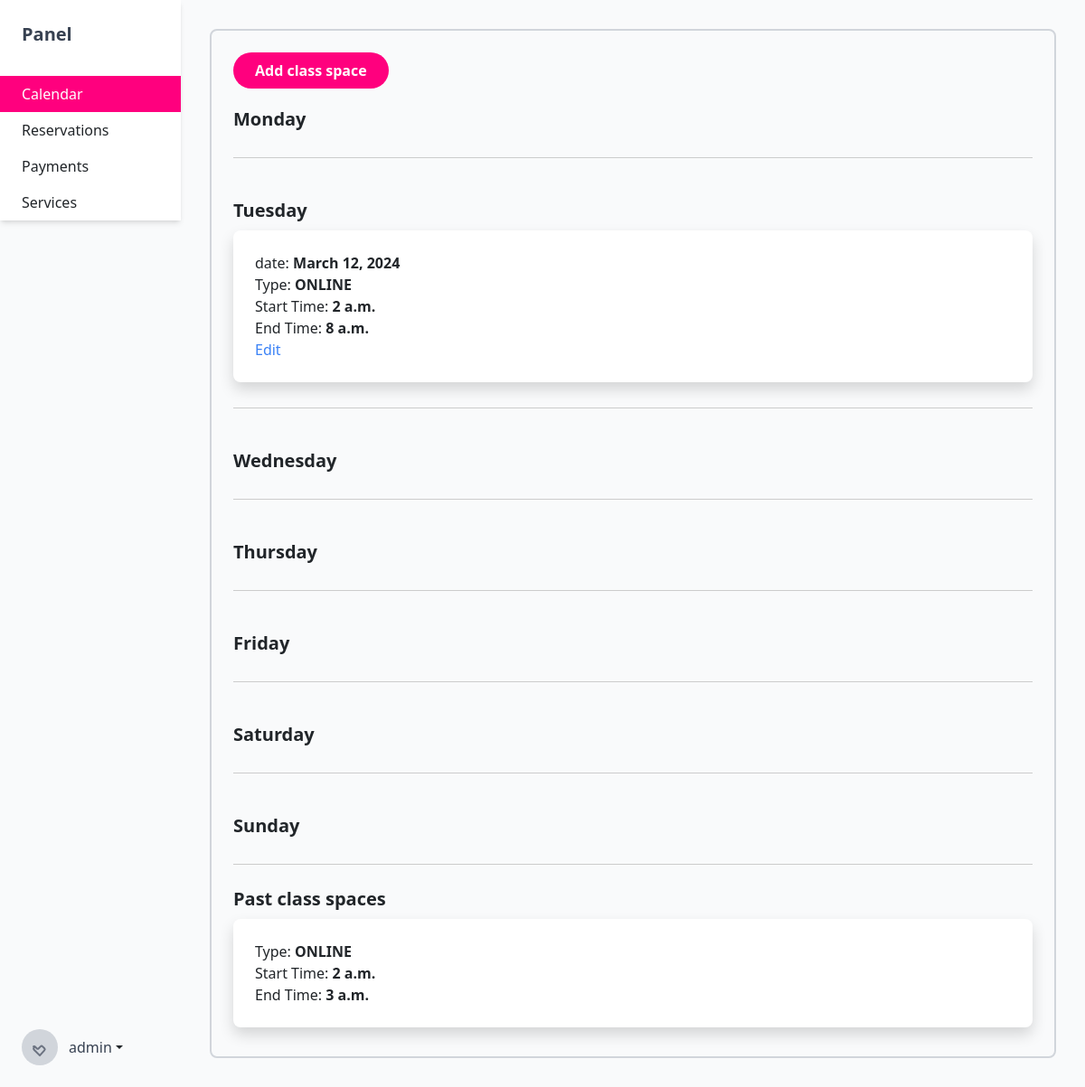
Screenshot of /panel/calendar (signed in) with the database file from the repository.
### panel/models.py (models this page shows, shortened)
class ClassSpaceModel(models.Model):
    SPACE_TYPES = [
        ("ONLINE", "Online"),
        ("OFFLINE", "Offline"),
    ]
    space_type = models.CharField(max_length=7, choices=SPACE_TYPES, default="ONLINE")
    day = models.DateField()
    start_time = models.TimeField()
    end_time = models.TimeField()
    week_cyclic = models.BooleanField(default=False)
    timezone = models.CharField(default="UTC", max_length=30)
    class Meta:
        app_label = "panel"

### panel/views.py (the view)
# urls.py: path("calendar", superuser_required(calendar_panel_view), name="calendar"),
def calendar_panel_view(request):
    class_spaces = ClassSpaceModel.objects.all()
    class_spaces_by_day = {
        "Monday": [],
        "Tuesday": [],
        "Wednesday": [],
        "Thursday": [],
        "Friday": [],
        "Saturday": [],
        "Sunday": [],
    }
    past_class_spaces = []
    for class_space in class_spaces:
        if class_space.week_cyclic != True and class_space.day < datetime.date.today():
            past_class_spaces.append(class_space)
            continue
        day_name = class_space.day.strftime("%A")
        class_spaces_by_day[day_name].append(class_space)
    return render(
        request,
        "panel/calendar.html",
        context={
            "class_spaces_by_day": class_spaces_by_day,
            "past_class_spaces": past_class_spaces,
        },
    )

### class_reservation/urls.py (called while the page is built)
def is_superuser(user):
    return user.is_superuser

def superuser_required(view_func):
    return user_passes_test(lambda user: is_superuser(user))(view_func)

### templates/panel/calendar.html (shortened to what this page needs)
{% extends "panel/panel.base.html" %}
{% block content %}
<div>
  <div class="class-spaces">
    <button class="add-space main-color hover:secundary-color text-white font-bold py-2 px-4 rounded-full" onclick="location.href='{% url 'panel:add_class_space' %}'">Add class space</button>
    <ul>
      {% for day, class_spaces in class_spaces_by_day.items %}
        <li class="day mb-4">
          <h2 class="text-xl font-bold mb-2">{{ day }}</h2>
          <ul>
            {% for class_space in class_spaces %}
              <li class="shadow rounded-lg p-4 mb-2 {% if class_space.space_type == 'OFFLINE' %}bg-gray-300{% else %}bg-white{% endif %}">
                <p>date: <span class="font-semibold">{{ class_space.day }}</span></p>
                <p>Type: <span class="font-semibold">{{ class_space.space_type }}</span></p>
                <p>Start Time: <span class="font-semibold">{{ class_space.start_time }}</span></p>
                <p>End Time: <span class="font-semibold">{{ class_space.end_time }}</span></p>
                <a href="{% url 'panel:edit_class_space' class_space.id %}" class="text-blue-500">Edit</a>
              </li>
            {% endfor %}
          </ul>
        </li>
      {% endfor %}
    </ul>
  </div>
  <div class="past-class-spaces">
    <h2 class="text-xl font-bold mb-2">Past class spaces</h2>
    <ul>
      {% for class_space in past_class_spaces %}
        <li class="bg-white shadow rounded-lg p-4 mb-2">
          <p>Type: <span class="font-semibold">{{ class_space.space_type }}</span></p>
          <p>Start Time: <span class="font-semibold">{{ class_space.start_time }}</span></p>
          <p>End Time: <span class="font-semibold">{{ class_space.end_time }}</span></p>
        </li>
      {% endfor %}
    </ul>
  </div>
</div>
{% endblock %}

### templates/panel/panel.base.html (shortened to what this page needs)
{% load static%}
<!DOCTYPE html>
<html lang="en">
<head>
    <link href="https://cdn.jsdelivr.net/npm/bootstrap@5.3.2/dist/css/bootstrap.min.css" rel="stylesheet"
>
    <script src="https://cdn.tailwindcss.com"></script>
</head>
<body class="bg-gray-50">
    <div class="min-h-screen flex">
        <div class="sidebar w-64 bg-white shadow-md">
            <div class="px-6 py-4">
                <h1 class="text-xl font-semibold text-gray-700">Panel</h1>
            </div>
            <nav class="mt-2">
                <a href="{% url 'panel:calendar' %}" class="nav-link block px-6 py-2 hover:bg-gray-100">
                    Calendar
                </a>
                <a href="{% url 'panel:reservations' %}" class="nav-link block px-6 py-2 hover:bg-gray-100">
                    Reservations
                </a>
                <a href="{% url 'panel:payments' %}" class="nav-link block px-6 py-2 hover:bg-gray-100">
                    Payments
                </a>
                <a href="{% url 'panel:services' %}" class="nav-link block px-6 py-2 hover:bg-gray-100">
                    Services
                </a>
            </nav>
            <div class="username-section absolute bottom-0 inset-x-0 p-6 dropdown">
                <a href="#" class="flex items-center dropdown-toggle" id="dropdownMenuButton" data-toggle="dropdown"
                    aria-haspopup="true" aria-expanded="false">
                    <span class="h-10 w-10 rounded-full bg-gray-300 flex items-center justify-center">
                    </span>
                    <span class="ml-3 text-gray-700">{{user}}</span>
                </a>
            </div>
        </div>
        <div class="flex-1 p-8">
            <div class="h-full border-2 border-gray-300 rounded-lg p-6">
                {% block content %}
                {% endblock%}
            </div>
        </div>
    </div>
</body>
</html>

### templates/panel/panel.base.html (style rules this page uses)
.sidebar { width: 200px; transition: width 0.5s; height: 100%; }
.main-color { background-color: rgb(255, 0, 126); }
.day { border-bottom: 1px solid #ccc; padding: 20px 0; }

### rows the page displays
ClassSpaceModel: day "Tuesday", day "March 12, 2024", space_type "ONLINE", start_time "2 a.m.", end_time "8 a.m."
ClassSpaceModel: space_type "ONLINE", start_time "2 a.m.", end_time "3 a.m."

### other values shown
{{ user }} "admin"
{{ day }} "Monday" "Wednesday" "Thursday" "Friday" "Saturday" "Sunday"
